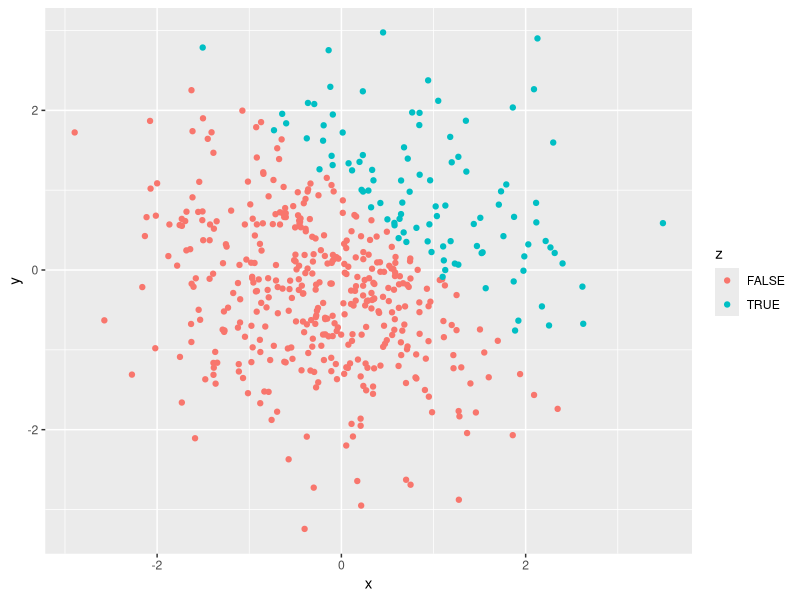
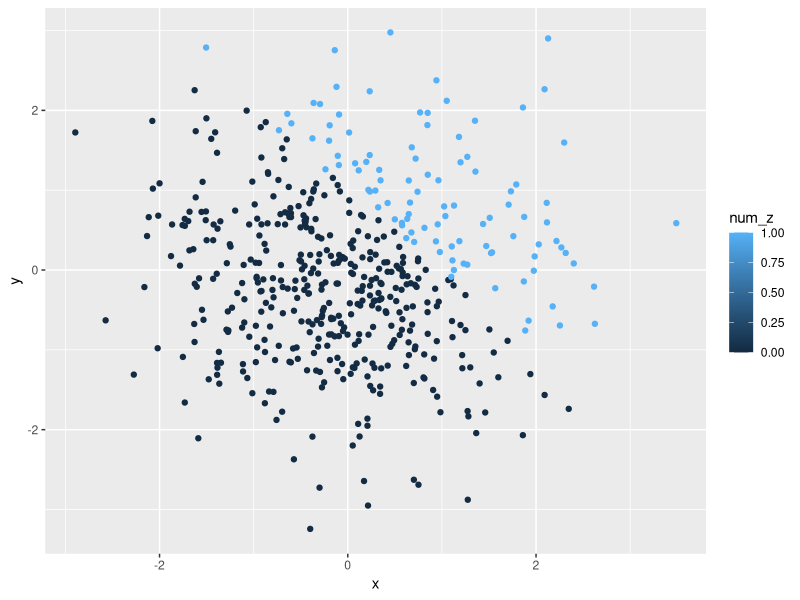
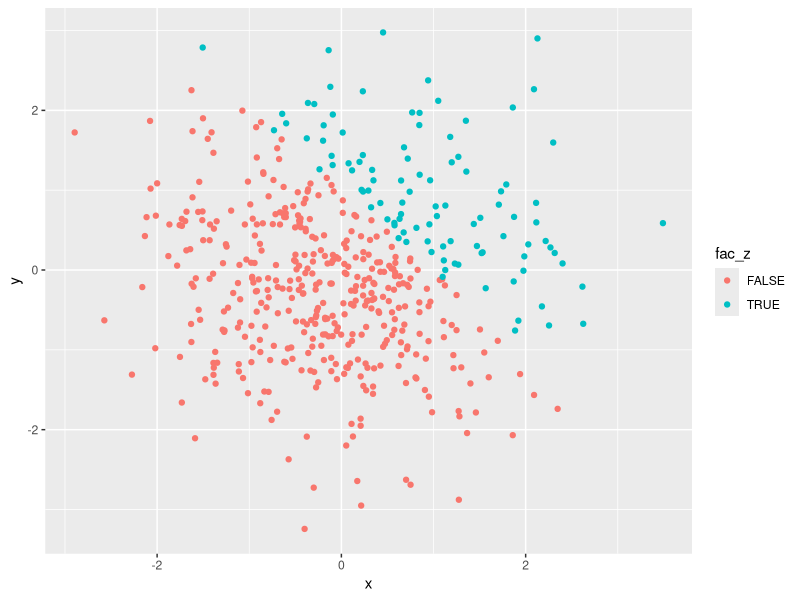
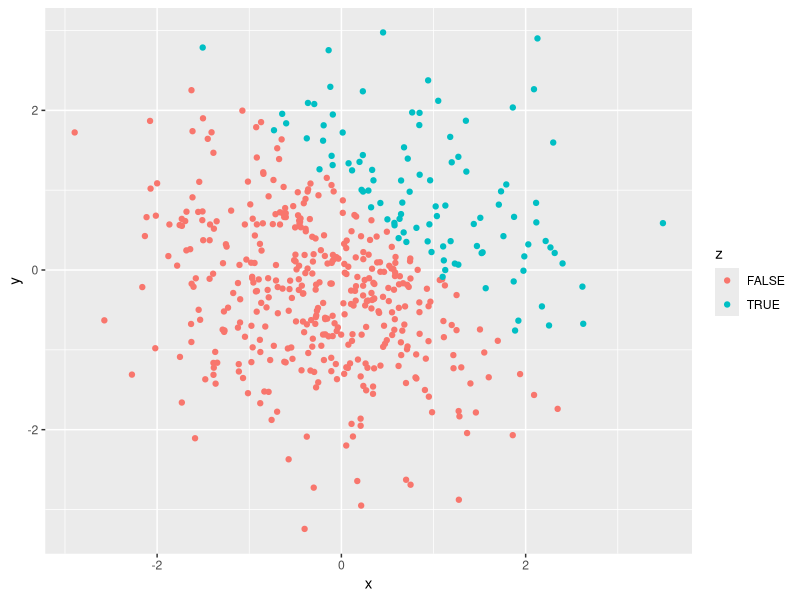

Write R code to recreate these figures, in order.
## ---- chunk 1
library(tidyverse)

## create df1
df1 <- tibble(
    a = rnorm(8),
    b = a > 0,
    c = letters[1:8],
    d = factor(c("a","a","a","b","b","b","c","c"), levels = c("a","b","c"))
)

## calculate mean of each variable in df1
sapply(select(df1, everything()),FUN = mean)
## ---- chunk 2
as.numeric(df1$b) * df1$a

as.factor(df1$b) * df1$a

as.numeric(as.factor(df1$b)) * df1$a
## ---- chunk 3
## create df2
df2 <- tibble(
    x = rnorm(500),
    y = rnorm(500),
    z = (x+y) > 1,
    num_z = as.numeric(z),
    fac_z = as.factor(z)
)
## ---- chunk 4
ggplot(df2, aes(x, y, color = z)) + geom_point()
ggsave('First plot.pdf')
ggplot(df2, aes(x, y, color = num_z)) + geom_point()
ggplot(df2, aes(x, y, color = fac_z)) + geom_point()


